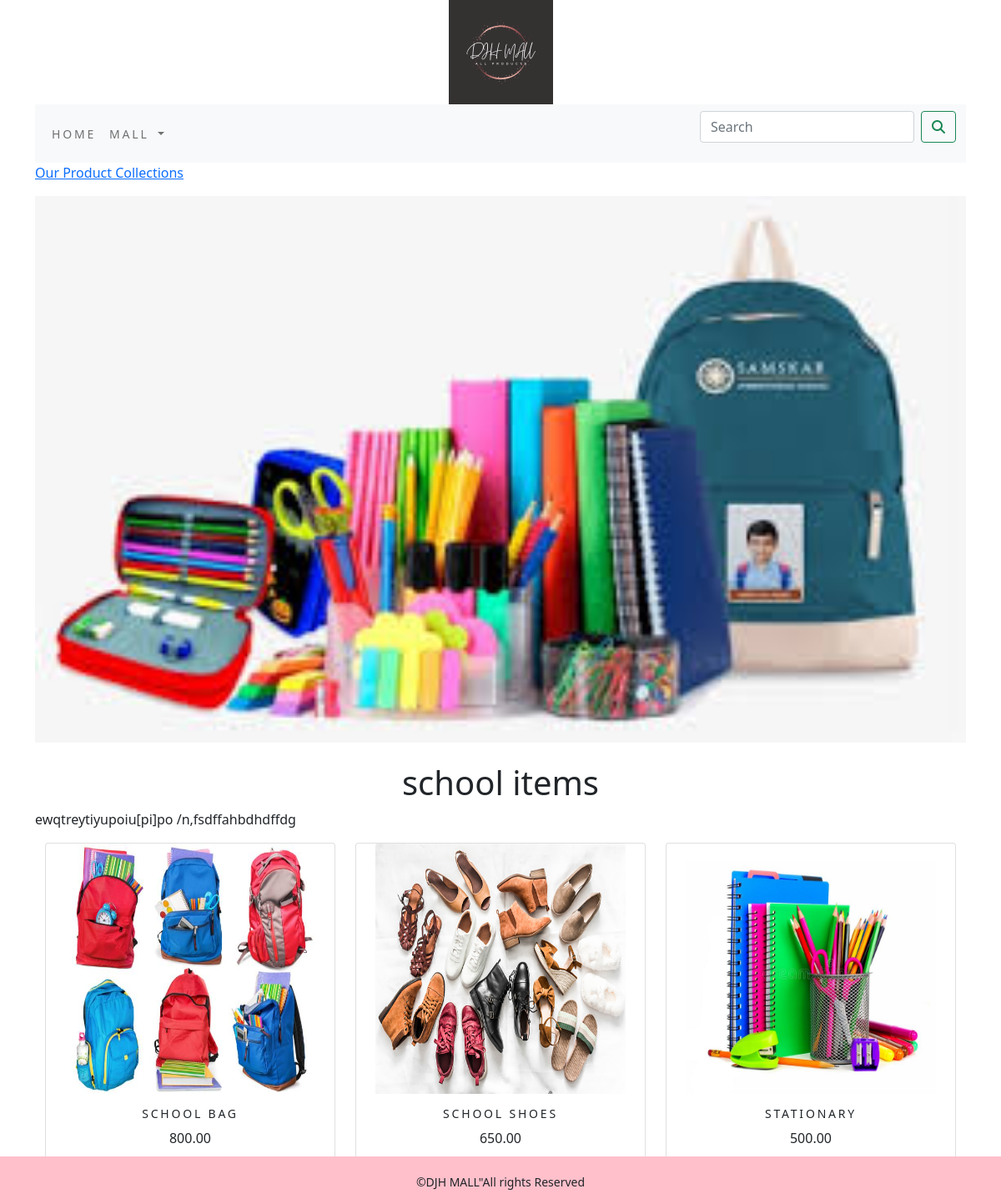
Screenshot of /shop/school-items/ with the database file from the repository.
### shop/models.py (models this page shows, shortened)
class Category(models.Model):
    name = models.CharField(max_length=250,unique=True)
    slug = models.SlugField(max_length=250,unique=True)
    description = models. TextField(blank=True)
    image = models.ImageField(upload_to='category',blank=True)
    class Meta:
        ordering = ('name',)
        verbose_name = 'category'
        verbose_name_plural = 'categories'
    def get_url(self):
        return reverse('shop:product_by_category',args=[self.slug])

class Product(models.Model):
    name = models.CharField(max_length=250,unique=True)
    slug = models.SlugField(max_length=250,unique=True)
    description = models. TextField(blank=True)
    price = models.DecimalField(max_digits=10,decimal_places=2)
    category = models.ForeignKey(Category,on_delete=models.CASCADE)
    image = models.ImageField(upload_to='product',blank=True)
    stock = models.IntegerField()
    available = models.BooleanField(default=True)
    created = models.DateTimeField(auto_now_add=True)
    updated = models.DateTimeField(auto_now=True)
    def get_url(self):
        return reverse('shop:prodCatDetail',args=[self.category.slug,self.slug])
    class Meta:
        ordering = ('name',)
        verbose_name = 'product'
        verbose_name_plural = 'products'

### shop/views.py (the view)
# urls.py: path('',views.allprodCat,name='allprodCat'),
def allprodCat(request,c_slug=None):
    c_page =None
    products_list =None
    if c_slug!=None:
        c_page=get_object_or_404(Category,slug=c_slug)
        products_list=Product.objects.all().filter(category=c_page,available=True)
    else:
        products_list=Product.objects.all().filter(available=True)
    paginator=Paginator(products_list,6)
    try:
        page=int(request.GET.get('page','1'))
    except:
        page= 1
    try:
        products=paginator.page(page)
    except(EmptyPage,InvalidPage):
        products=paginator.page(paginator.num_pages)
    return render(request,"category.html",{'category':c_page,'products':products})

### cart/context_processors.py (called while the page is built)
def counter(request):
    item_count = 0
    if 'admin' in request.path:
        return {}
    else:
        try:
            cart=Cart.objects.filter(cart_id=_cart_id(request))
            cart_items=CartItem.objects.all().filter(cart=cart[:1])
            for cart_item in cart_items:
                item_count += cart_item.quantity
        except Cart.DoesNotExist:
            item_count = 0
    return dict(item_count=item_count)

### cart/views.py (called while the page is built)
def _cart_id(request):
    cart=request.session.session_key
    if not cart:
        cart=request.session.create()
    return cart

### shop/context_processors.py (called while the page is built)
def menu_links(request):
    links=Category.objects.all()
    return dict(links=links)

### templates/category.html (shortened to what this page needs)
{% extends 'base.html' %}
{% load static %}
{% block content %}
{% if category %}
<div>
  <div class="row my_row_class">
    <div class="mx-auto">
    <p><a href= "{% url 'shop:allprodCat' %}">Our Product Collections</a></p>
     </div>
     </div>
</div>
{% endif %}
<div class="mx_auto">
  {% if category %}
  <img class="my_image" src="{{category.image.url}}" alt="{{category.name}}">
</div>
  <br>
<div>
  <h1 class="text-center my-title">{{category.name}}</h1>
  <p class="text-justify">{{category.description}}</p>
</div>
  {% endif %}
<div class="container">
  <div class="row mx_auto">
    {% for product in products.object_list %}
    <div class="my_bottom_margin col-9 col-sm-12 col-md-4 xol-mg-4">
      <div class="card text-center" style="min-width:18 rem;">
        <a href ="{{product.get_url}}"><img class="card-img-top my_image" src= "{{product.image.url}}" alt="{{product.name}}" style="width:300px;height:300px;"></a>
        <div class="card-body">
          <h4>{{product.name}}</h4>
          <p>{{product.price}}</p>
        </div>
      </div>
    </div>
    {% endfor %}
  </div>
  <br>
</div>
{% endblock %}

### static/css/custom.css (style rules this page uses)
body { font-family: 'Island Moments', cursive; }
.my_row_class { padding-top=15px; }
.my_image { width:100%; height:auto; }
.my_bottom_margin { margin-bottom:10px; }
.card-body h4 { font-size:14px; text-transform:uppercase; letter-spacing: .2em; }

### rows the page displays
Category: image (picture), name "school items", description "ewqtreytiyupoiu[pi]po /n,fsdffahbdhdffdg"
Product: image (picture), name "SCHOOL BAG", price "800.00"
Product: image (picture), name "SCHOOL SHOES", price "650.00"
Product: image (picture), name "STATIONARY", price "500.00"
